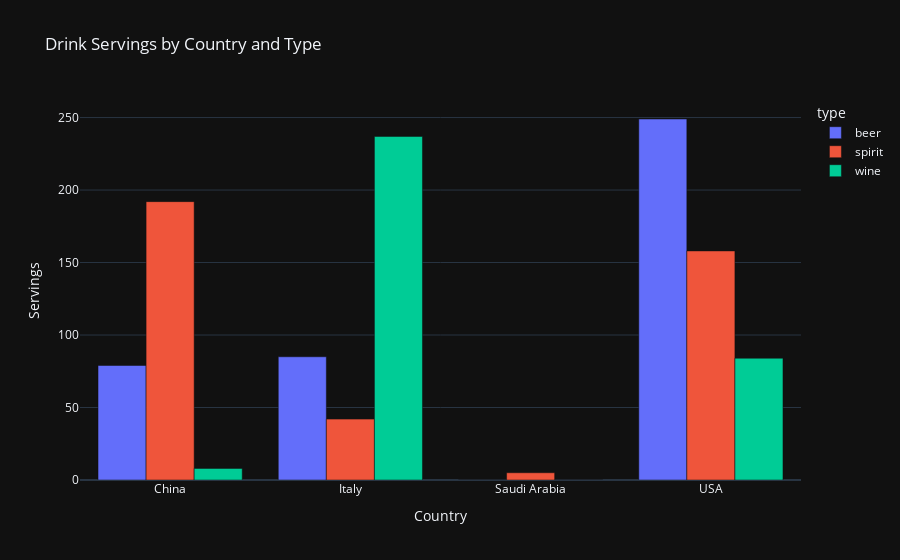

The code cell stored with this chart in its notebook:
### Code cell
import plotly.express as px

# First, transform the data into a tidy format
drinks_smaller_tidy = drinks_smaller.melt(id_vars='country', var_name='type', value_name='servings')

# Plot using plotly
fig = px.bar(drinks_smaller_tidy, x='country', y='servings', color='type', barmode='group',
             labels={'country': 'Country', 'servings': 'Servings'},
             title='Drink Servings by Country and Type')
fig.show()

print(drinks_smaller_tidy.head()) 
print(drinks_smaller.head())

### Figure 1 — Plotly figure (JSON) as saved in the notebook; plotly's stock layout.template omitted (floating-point values rounded to 4 significant figures)
{"data": [{"alignmentgroup": "True", "hovertemplate": "type=beer<br>Country=%{x}<br>Servings=%{y}<extra></extra>", "legendgroup": "beer", "marker": {"color": "#636efa", "pattern": {"shape": ""}}, "name": "beer", "offsetgroup": "beer", "orientation": "v", "showlegend": true, "textposition": "auto", "x": ["China", "Italy", "Saudi Arabia", "USA"], "xaxis": "x", "y": [79, 85, 0, 249], "yaxis": "y", "type": "bar"}, {"alignmentgroup": "True", "hovertemplate": "type=spirit<br>Country=%{x}<br>Servings=%{y}<extra></extra>", "legendgroup": "spirit", "marker": {"color": "#EF553B", "pattern": {"shape": ""}}, "name": "spirit", "offsetgroup": "spirit", "orientation": "v", "showlegend": true, "textposition": "auto", "x": ["China", "Italy", "Saudi Arabia", "USA"], "xaxis": "x", "y": [192, 42, 5, 158], "yaxis": "y", "type": "bar"}, {"alignmentgroup": "True", "hovertemplate": "type=wine<br>Country=%{x}<br>Servings=%{y}<extra></extra>", "legendgroup": "wine", "marker": {"color": "#00cc96", "pattern": {"shape": ""}}, "name": "wine", "offsetgroup": "wine", "orientation": "v", "showlegend": true, "textposition": "auto", "x": ["China", "Italy", "Saudi Arabia", "USA"], "xaxis": "x", "y": [8, 237, 0, 84], "yaxis": "y", "type": "bar"}], "layout": {"xaxis": {"anchor": "y", "domain": [0.0, 1.0], "title": {"text": "Country"}}, "yaxis": {"anchor": "x", "domain": [0.0, 1.0], "title": {"text": "Servings"}}, "legend": {"title": {"text": "type"}, "tracegroupgap": 0}, "title": {"text": "Drink Servings by Country and Type"}, "barmode": "group"}}
